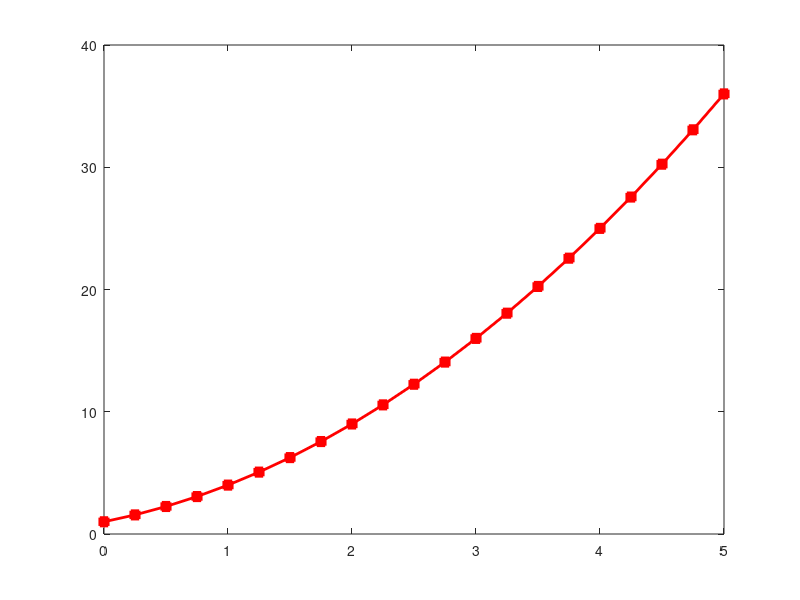

The MATLAB source for this figure:
clc;
clear all;
close all;

% y = @(x) 0.2 + 25 * x - 200 * x ^ 2 + 675 * x ^ 3 - 900 * x ^ 4 + 400 * x ^ 5;

options = optimset('Display', 'iter', 'TolFun', 1e-8);

format long;
r = fsolve(@(x) x ^ 2, 0.2, options);


x = linspace(0, 5, 21);
yFunc = @(x) x .^2 + 2 * x + 1;
y = yFunc(x);

plot(x, y, '-s', 'LineWidth', 2, 'Color', 'red', 'MarkerFaceColor', 'red')


result = fminsearch(@(x) x ^ 2 + 1, 2.5, options);
result